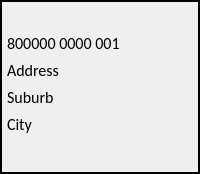
         <widget class="QFrame" name="f_13_med_details_6">
          <property name="frameShape">
           <enum>QFrame::WinPanel</enum>
          </property>
          <property name="frameShadow">
           <enum>QFrame::Plain</enum>
          </property>
          <layout class="QVBoxLayout" name="verticalLayout_56">
           <property name="leftMargin">
            <number>5</number>
           </property>
           <property name="topMargin">
            <number>5</number>
           </property>
           <property name="rightMargin">
            <number>5</number>
           </property>
           <item>
            <widget class="QLabel" name="l18_18">
             <property name="font">
              <font>
               <family>Calibri</family>
               <pointsize>12</pointsize>
               <bold>false</bold>
              </font>
             </property>
             <property name="text">
              <string/>
             </property>
            </widget>
           </item>
           <item>
            <widget class="QLabel" name="l16_6">
             <property name="font">
              <font>
               <family>Calibri</family>
               <pointsize>12</pointsize>
               <bold>false</bold>
              </font>
             </property>
             <property name="text">
              <string>800000 0000 001</string>
             </property>
            </widget>
           </item>
           <item>
            <widget class="QLabel" name="l17_6">
             <property name="font">
              <font>
               <family>Calibri</family>
               <pointsize>12</pointsize>
               <bold>false</bold>
              </font>
             </property>
             <property name="text">
              <string>Address</string>
             </property>
            </widget>
           </item>
           <item>
            <widget class="QLabel" name="l18_19">
             <property name="font">
              <font>
               <family>Calibri</family>
               <pointsize>12</pointsize>
               <bold>false</bold>
              </font>
             </property>
             <property name="text">
              <string>Suburb</string>
             </property>
            </widget>
           </item>
           <item>
            <widget class="QLabel" name="l19_6">
             <property name="font">
              <font>
               <family>Calibri</family>
               <pointsize>12</pointsize>
               <bold>false</bold>
              </font>
             </property>
             <property name="text">
              <string>City</string>
             </property>
            </widget>
           </item>
           <item>
            <widget class="QLabel" name="l18_20">
             <property name="font">
              <font>
               <family>Calibri</family>
               <pointsize>12</pointsize>
               <bold>false</bold>
              </font>
             </property>
             <property name="text">
              <string/>
             </property>
            </widget>
           </item>
          </layout>
         </widget>
